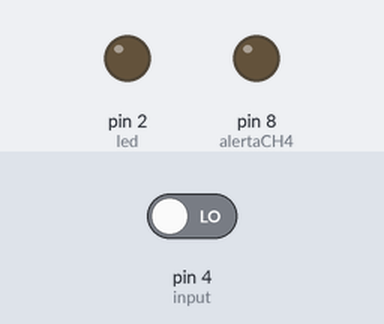
Simulated run of this sketch. Board: Arduino Uno, built with avr-gcc and run on an emulated ATmega328P. Shown: output pins drawn as LEDs (lit = HIGH). The test bench sets the inputs (shaded band); at power-on: pin 4 (input) LOW. What the sketch prints to the serial monitor is not drawn.

Above: at 1.2 s.
1.3 s: pin 4 (input) driven HIGH
At 2.2 s:
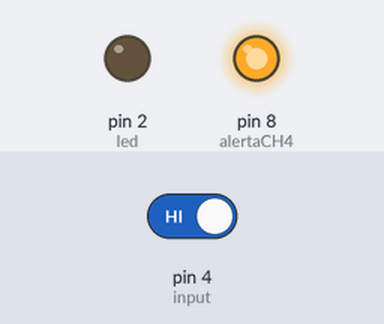
4.3 s: pin 4 (input) driven LOW
At 5.6 s:
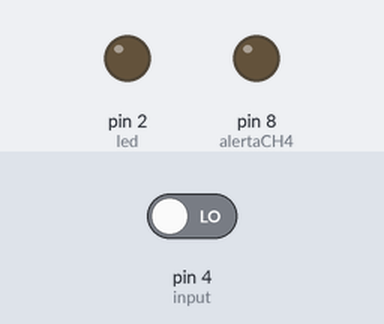
Timing chart, 0 to 7.3 s (numbered marks = the images above; inputs shaded):
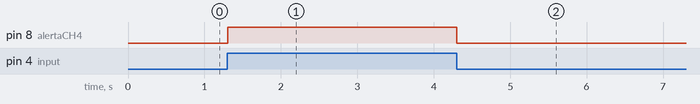

The sketch:

primerPrograma_ESdigitales.ino
```cpp
/*
  Bloque de definición de puertos..se nombran los puertos por la función que desarrollarán
*/
#include <TimerOne.h>
#include <EEPROM.h>
#include <avr/interrupt.h>
#include <avr/io.h>
#define led 2
#define input 4
#define alertaCH4 8
boolean valorPuerto4;
boolean guardarEEPROM = false;
int i = 0;
int valorEEPROM;
const int MQ4 = A0; // Define el pin analogico del MQ4   *** PARA TRABAJAR CON LOS PINES ANALÓGICOS PRIMERO SE DEFINE EL PIN
volatile long int Time = 0; //variable apar almacenar el tiempo de la interrupción

int valorPuertoSerie = "";
int incomingByte = 0; // for incoming serial data

void setup() {
  // put your setup code here, to run once:

  pinMode(led, OUTPUT);
  pinMode(input, INPUT);
  pinMode(alertaCH4, OUTPUT);


  //configuración de puerto serial
  Serial.begin(9600);
  //Timer1.initialize(10009000);// valor para 5 horas= 18000000000;
  //Timer1.attachInterrupt(Temporizador);//se coloca el nombra de la función que se ejecutará cada intervalo de tiempo establecido


}

void loop() {

  if(digitalRead(input)==HIGH){

    Serial.println(digitalRead(input));
    Serial.flush();

    digitalWrite(alertaCH4, HIGH);

    }else{

      digitalWrite(alertaCH4, LOW);

     Serial.println(digitalRead(input));
     Serial.flush();


      }


  if (Serial.available()) {
    // read the incoming byte:
    incomingByte = Serial.read();

    // say what you got:
    Serial.print("I received: ");
    Serial.flush();
    Serial.println(incomingByte);
    Serial.flush();
  }


}


void Temporizador(void) {

  Time++;
  Serial.println("valor Interrupcion: ");
  Serial.println(Time);


}

void copyMain() {
  int concentracion_CH4 = analogRead(MQ4);

  if (concentracion_CH4 <= 138) {

    Serial.println("Actualiza el valor de la memoria");

    EEPROM.write(500, 148);


  }


  Serial.println("valor de la memoría:");
  Serial.println(EEPROM.get(500, valorEEPROM));


  guardarEEPROM = true;

  if (guardarEEPROM) {

    guardarEEPROM = false;

    char valorGuardar = "S";

    EEPROM.put(500, 222);

  }


  // put your main code here, to run repeatedly:


  Serial.println("valor:");
  Serial.println(concentracion_CH4);

  Serial.println("mem_disp");


  if (concentracion_CH4 >= 512) {
    digitalWrite(alertaCH4, true);
  } else {
    digitalWrite(alertaCH4, false);
  }

  valorPuerto4 = digitalRead(4);
  if (valorPuerto4 == 1) {
    digitalWrite(led, HIGH);
    delay(300);
    digitalWrite(led, LOW);
    delay(300);
  } else {
    digitalWrite(led, HIGH);
  }


}
```

Measured:
- after the input at 1.3 s, pin 8 (alertaCH4): LOW → HIGH at once
- after the input at 4.3 s, pin 8 (alertaCH4): HIGH → LOW at once
